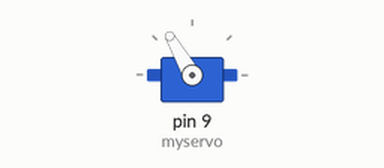
Simulated run of this sketch. Board: Arduino Uno, built with avr-gcc and run on an emulated ATmega328P. Shown: servo.

Above: at 0.1 s.
Timing chart, 0 to 40.0 s (numbered marks = the images above):
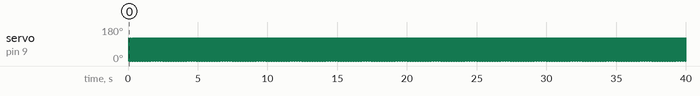

The sketch:

ex30_2.ino
```cpp
#include <Servo.h>
Servo myservo;
void setup() {
  myservo.attach(9);
}
void loop() {
  for (int i = 0; i < 3; ++i)
      myservo.write(i * 60);
}
```
